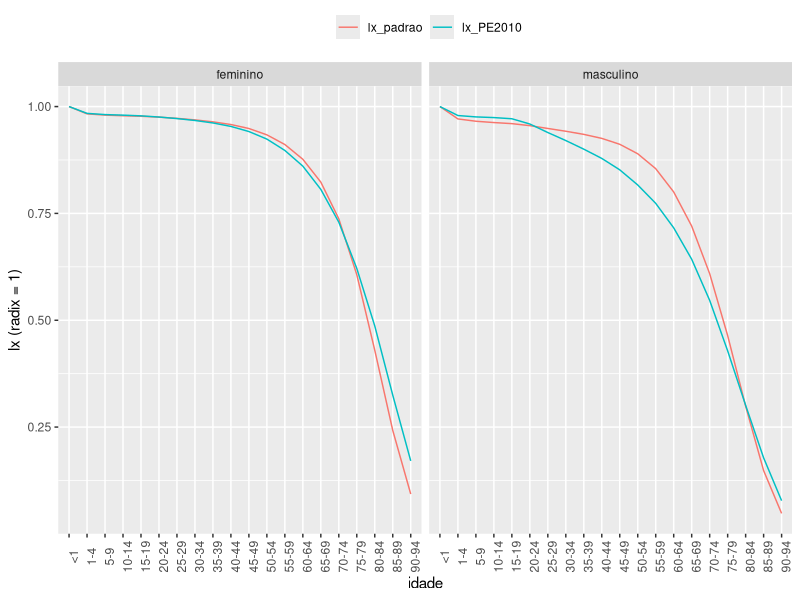

Write the R code that produced this figure.
library(tibble)   # tribble
library(dplyr)    # mutate, transmute, ...
library(tidyr)    # pivot_longer, pivot_wider
library(ggplot2)  # ggplot, geom_line, facet_wrap, ...
library(stringr)  # str_extract

## Tábuas Coale & Demeny Padrão Oeste

## Coale & Demeny West Female Table
lx_west_female <- tribble(
    ~idade, ~n1, ~n2, ~n3, ~n4, ~n5, ~n6, ~n7, ~n8, ~n9, ~n10, ~n11, ~n12, ~n13, ~n14, ~n15, ~n16, ~n17, ~n18, ~n19, ~n20, ~n21, ~n22, ~n23, ~n24, ~n25,
    "0",1,1,1,1,1,1,1,1,1,1,1,1,1,1,1,1,1,1,1,1,1,1,1,1,1,
    "1",0.63444576156,0.66600679776,0.69443807444,0.72026293424,0.74388301408,0.76561315612,0.78570859648,0.80437156132,0.82177757072,0.8380620052,0.8533516382,0.86774307816,0.88120656228,0.893955513242331,0.906058303286453,0.917687051330823,0.928831391467264,0.939480775554604,0.949637305866833,0.959306371080035,0.968828720349441,0.977176716757063,0.984699447041673,0.990942506559241,0.995544922983919,
    "5",0.468360949406297,0.507761947219212,0.544562330219908,0.579062402438027,0.611511703633229,0.642119509240694,0.671068626393251,0.698508256218783,0.724580750831115,0.749393506870836,0.773060282711157,0.795663963517496,0.817475640696605,0.840117139846358,0.860356510155994,0.87953167740773,0.897706326068912,0.91494383554056,0.931322525386227,0.94691550949291,0.961260847454524,0.972590233732232,0.982295013245734,0.989915266002132,0.99522123327378,
    "10",0.434086134078148,0.473962652070875,0.511558519121757,0.54710203554957,0.580787765418741,0.61278233819249,0.643235333795346,0.672269234039261,0.700005784353532,0.726534797048125,0.751957065342626,0.776343749849522,0.799932640276806,0.824559553264191,0.846723366919306,0.867773193525725,0.887768055256039,0.906769502940974,0.924858042426656,0.942110442041313,0.957973845724345,0.97042089133412,0.981028559177848,0.989293197017307,0.994984763660996,
    "15",0.409245662187984,0.449294949615965,0.487320791157807,0.523498755572251,0.557982333716348,0.590905692278219,0.622392639995791,0.652544612426717,0.68146677628026,0.709234663800244,0.735938233765364,0.761638824760697,0.786561232863871,0.812771851844969,0.836334062697354,0.858765221923826,0.880118307845757,0.900450859993073,0.919842444556781,0.938370188549651,0.955340740855171,0.968657905764612,0.979980764141136,0.988766624555165,0.994778407143956,
    "20",0.378961474706503,0.418994567800666,0.45733583991673,0.494097841058544,0.529384207474199,0.563289131265679,0.595904223066087,0.627304323956827,0.657573302220601,0.68676823565288,0.714964768015698,0.742211253951551,0.768699124662184,0.796313343245938,0.821683871062759,0.845913346780291,0.8690429279277,0.891121233711108,0.912223427445547,0.932424612990159,0.951111776947723,0.965787477701379,0.978226260782616,0.987852277532744,0.994402183589486,
    "25",0.344135923214708,0.383861815067095,0.422303484230657,0.45950293441709,0.495506882548276,0.530363055489393,0.564124976166006,0.596835583055085,0.628552716915639,0.659310715046272,0.689167174425977,0.718154031191198,0.746422158974467,0.775384087658935,0.802908877369353,0.829302608956631,0.854588298734276,0.878799903152896,0.902003641343222,0.924269014902087,0.945081250194616,0.961767921456091,0.975723347597056,0.986516675081742,0.993835102562505,
    "30",0.308820314586812,0.347897377461508,0.386134604999317,0.423505627530952,0.460000587831435,0.495619978077574,0.530377766560929,0.564283184549991,0.597365987022796,0.629635700703595,0.66112975718595,0.691861641271477,0.721938270203203,0.752251057949137,0.781972672641169,0.810613636082994,0.838173593081518,0.864666142653801,0.890142935697933,0.914662568308811,0.937815347883545,0.956801020182839,0.97255252875734,0.984770066450748,0.993061604946507,
    "35",0.273118349204317,0.311166729375326,0.348855290359527,0.386093581586091,0.422817074158091,0.458979378861638,0.494554225331794,0.529515867398928,0.563864243272714,0.597582190585357,0.630684924785201,0.66316543838926,0.695083075991721,0.726928974936353,0.758829259793238,0.789753865218342,0.819674599821252,0.848579021108488,0.876497898935813,0.903472407278667,0.929204633445044,0.950626344813428,0.968488398045549,0.982442317167479,0.99197595252982,
    "40",0.23873768430172,0.275347771662087,0.312082571051808,0.348798107684709,0.385382257716483,0.421746374447363,0.457826764287047,0.49356435176013,0.528929865259798,0.56387959094507,0.598406023967439,0.63248100188285,0.666115303316848,0.699487863185733,0.733364151229663,0.766437207932855,0.79864874183004,0.829955621461084,0.86036120785074,0.889881611788212,0.91833300075333,0.942416130651165,0.962808272651399,0.978973349187383,0.990213327591018,
    "45",0.206898367553849,0.241681144211586,0.277043814429416,0.312803942379229,0.348813021179811,0.384948485557851,0.421115308847987,0.457225639265493,0.493224080561606,0.529042744648061,0.564652736746148,0.600005771455395,0.635066022632021,0.669754656730418,0.705214521367833,0.740109806823563,0.774354813984145,0.807875238090143,0.840643416678674,0.872644482076531,0.903749180156887,0.930790130854913,0.954217795537249,0.973261666725348,0.98696205641873,
    "50",0.177770996510456,0.210341507315842,0.243890700586796,0.278214514338105,0.313141384071544,0.348525394193647,0.384248467414194,0.420200656888251,0.456305456287318,0.492475049478626,0.528662070882458,0.564800699421814,0.600812958091367,0.636330976354249,0.672821353605008,0.709037261107005,0.744873399198402,0.780229171365405,0.815047220056304,0.849280052368999,0.882900402167471,0.913176840689445,0.940213777224647,0.963026109572747,0.980350199393539,
    "55",0.145975043824641,0.175597794065015,0.206611289809793,0.238803174432789,0.271988652084164,0.306005575797136,0.340717723594908,0.375996478364183,0.411746114894773,0.447860115537642,0.484272763094892,0.520900539482847,0.557620202526002,0.593763261008133,0.631023399750598,0.668381481798174,0.705717734130169,0.742907629778405,0.779863492504806,0.816501818314151,0.852841185264296,0.887031460062942,0.918658114070802,0.94652757919741,0.969027383852893,
    "60",0.113587240847696,0.139474691526992,0.167115462050598,0.196310673042483,0.226880013498381,0.258659445759381,0.291505971983532,0.325281570858169,0.359878208864438,0.395176520523367,0.431096343848949,0.467539863537481,0.504341343470107,0.540460437680075,0.577881250107058,0.615843086241726,0.654222921982949,0.69288112876393,0.731705118993279,0.770577504149827,0.809678170107436,0.848286064143164,0.885439140209521,0.919810322913534,0.949465461722011,
    "65",0.0779668950959475,0.0988258749827405,0.12174584968427,0.146573318108746,0.173158970655644,0.201358729337912,0.231040406471372,0.262071083022774,0.294341380780409,0.327728393380067,0.362143844319699,0.397481052730832,0.433533956255605,0.46887908988147,0.505673856516076,0.543573356564644,0.582467935616266,0.622216300648943,0.662689813103978,0.703741451001962,0.74563032966533,0.789501509490886,0.833660413827783,0.876755062950665,0.916581243789729,
    "70",0.0470506405024493,0.0621432517146755,0.0793354728864652,0.0985541082048905,0.119714608848269,0.142724633079919,0.167491837732357,0.193915303120532,0.221907635876793,0.251364471883368,0.28220749423423,0.31433858329484,0.347537675221419,0.379938063336694,0.414035279775541,0.449774188635426,0.487089531811575,0.525871178337013,0.566004929397969,0.607342239915421,0.65036872074313,0.698515749989326,0.749394690938427,0.802133932227154,0.854766800392218,
    "75",0.0221684053920912,0.0311600485903683,0.0419434151900285,0.0545444216618808,0.0689669394783251,0.085196697075546,0.103208321838719,0.122960553756289,0.144413915925688,0.167508843647385,0.192199878367497,0.218420674225088,0.245975858796118,0.272783223743456,0.301388590232902,0.332015306618591,0.364673812087322,0.399323627648676,0.435905508980451,0.474312267363316,0.51523427307362,0.564633277869275,0.619660840950161,0.680618097187722,0.746673474236998,
    "80",0.00732598920807079,0.0113047397594389,0.016438314755029,0.0228196054992297,0.0305220105617721,0.0396008683283948,0.050097271003426,0.0620354335935317,0.0754335803696726,0.0902909642659026,0.106609880769587,0.12437368250882,0.143456202172261,0.162104880208973,0.182247286163336,0.204352879720415,0.228511978988516,0.254772938616741,0.283161455778392,0.313654599795329,0.347020258280922,0.390614533517729,0.442011019525173,0.503149650087724,0.575435365019613,
    "85",0.00162413505038006,0.00275829925064598,0.00435877066841908,0.00650982345628856,0.00929140295188504,0.0127776645122825,0.0170368961120424,0.0221292507905158,0.0281104206175014,0.0350253131178657,0.0429175418473304,0.0518188870376692,0.0616938183986113,0.071484665225327,0.0822723261812461,0.0944940839261368,0.108285301543103,0.123762286434681,0.141029461271215,0.160159820500975,0.181831875372298,0.212616671316956,0.251426061315928,0.301515201578838,0.366799330071358,
    "90",0.000172882557401547,0.000333276067243316,0.000588389716506946,0.000969353142553717,0.0015103869730245,0.00224800809512885,0.00322045564317527,0.0044665959231094,0.00602623996365393,0.00793800470162446,0.0102413463953965,0.012973195163718,0.0161469124627983,0.0193811485709826,0.0230552307501405,0.0273949809765546,0.0325028710227069,0.0384829894463554,0.0454424560341903,0.0534819049278467,0.0630135347656203,0.077843429493963,0.098131129138154,0.127004157492453,0.169262465207974,
    "95",0.00000618126399727685,0.0000140502352039618,0.0000286837177554284,0.0000537898376991005,0.0000941706509476873,0.000155780731401453,0.000245767234235537,0.000372425566885522,0.00054525928942431,0.000774753066329158,0.00107258638597441,0.00145118906573501,0.00192015825558574,0.00241987706002726,0.00301343821412668,0.00375364318455215,0.00467428852118326,0.00581396068844411,0.00721667148136136,0.00893016716564189,0.0110863612413817,0.0148024489177717,0.0204368437440494,0.0294998055279815,0.0448479166843185
)

ex_west_female <- tribble(
    ~idade, ~n1, ~n2, ~n3, ~n4, ~n5, ~n6, ~n7, ~n8, ~n9, ~n10, ~n11, ~n12, ~n13, ~n14, ~n15, ~n16, ~n17, ~n18, ~n19, ~n20, ~n21, ~n22, ~n23, ~n24, ~n25,
    "0",19.9999349471324,22.4999870154542,24.9998500217813,27.4996923316668,29.9995750057828,32.4994118603141,34.9994658800987,37.4992386854469,39.9994546844054,42.4991294399384,44.999300531306,47.4990732961538,49.9989536838815,52.4982849937137,54.9986778612194,57.4984759327977,59.9986601122824,62.4982268142271,64.998006726454,67.4981519158119,69.9979871491755,72.4984475778736,74.9986083246262,77.4988677011031,79.99905963201,
    "1",30.3218121511543,32.6078993036586,34.8461096303067,37.0441406270119,39.2078465223487,41.3417181455475,43.4496395296289,45.5341771537568,47.5984021189171,49.6435691851102,51.6722766941493,53.6852917272826,55.6920153788026,57.6843177834147,59.6666319925124,61.6292306701506,63.5756671451261,65.5093046598384,67.4344212125755,69.3541135081558,71.2454982692113,73.1889798065673,75.1624688645143,77.2065237881041,79.3567729472694,
    "5",36.591564682915,38.3460471448866,40.0619614210594,41.745238145492,43.4003907380615,45.0308859991855,46.639724398596,48.228899068187,49.8007866574622,51.3563794321512,52.8976914418589,54.4253438031936,55.9276959401244,57.2937618357978,58.7632642763666,60.242493499137,61.7311228374558,63.2279015239239,64.7321838865717,66.2425707361432,67.7948052009377,69.5271083565321,71.3427799490711,73.285075254622,75.3820899452474,
    "10",34.3031251203067,35.9201338283156,37.5014454396887,39.0524536545861,40.5772652141047,42.0790360386495,43.5605022579783,45.0234797084334,46.4701428459529,47.9013962468229,49.3190880760202,50.7237876828192,52.1048798616176,53.3323139781853,54.6731877020726,56.0283022855508,57.3969944054995,58.7776042285965,60.1689157897206,61.5689535094007,63.019702664539,64.6775040094735,66.4319749387679,68.329742212086,70.399470630483,
    "15",31.2274475044975,32.7495137217179,34.2373281589669,35.6960057362504,37.129443259448,38.5406379554029,39.932188154593,41.305824346334,42.6636110540967,44.0064186482743,45.3360011388244,46.6529113958714,47.9464544141135,49.0680891752761,50.3200634099671,51.5887355884363,52.8732748808719,54.1718136614042,55.4828201253104,56.8039980972984,58.1862311150452,59.7904868727821,61.5002240605585,63.3647469051379,65.4135349311514,
    "20",28.515170783002,29.9298326268266,31.3116106871355,32.6653582703801,33.9947754009493,35.3027114019378,36.5916336266338,37.863196318209,39.1193557569681,40.3609576049527,41.589660194851,42.806007702261,44.0001609285625,45.0285094065312,46.1708870641625,47.3330164484305,48.5139746681175,49.7117466468861,50.9245048039788,52.1496281480545,53.4333862558331,54.9604633761639,56.6058648975252,58.4209901984567,60.4372998944334,
    "25",26.1377104646818,27.431181326385,28.6933939199786,29.9289091306702,31.1412057426726,32.3329658522909,33.5065081016118,34.663399292849,35.8054722122878,36.933542803254,38.049160074174,39.1528564862098,40.2357485292022,41.1737445637627,42.189736341961,43.2290083339754,44.2905702283502,45.3722831370797,46.4720259889953,47.5868459342981,48.7577521193012,50.1792956150799,51.7444000588313,53.4965638336619,55.4703017831144,
    "30",23.8294005236069,24.9981436817842,26.137538529678,27.2518230777068,28.3442300202083,29.4172537744526,30.4730468082193,31.5130743846934,32.5390327352263,33.5516981492468,34.5525001991724,35.5419520771271,36.512131176922,37.3599543664374,38.2496951540645,39.1657239292195,40.1070340783721,41.0714353023345,42.0565986069984,43.0593302665987,44.1153680599598,45.4262870573819,46.9046258409515,48.5868350357509,50.5114825640273,
    "35",21.6045026900964,22.642058521301,23.652802964366,24.6405577824357,25.6082372882975,26.5580912344247,27.4920594672376,28.4114689160656,29.3178470771312,30.2119058753702,31.0949320460729,31.9674017242581,32.8223585444667,33.5707940500042,34.336969533914,35.1315344890104,35.95351922111,36.8007659130805,37.6708462157541,38.5604484160934,39.5000809276176,40.70445988659,42.0905442173802,43.6957939236405,45.5639185295364,
    "40",19.3413451812171,20.2492546584891,21.1334567587773,21.9972593511545,22.8431848560343,23.6731816554338,24.4889329917249,25.2915913865946,26.0824881586578,26.8622458131275,27.63199057905,28.3921436072296,29.1366571466086,29.7857872832834,30.4389941874301,31.1212132686943,31.8316103291525,32.5681979484529,33.3286250722526,34.1096575397498,34.9369204246307,36.0364212845662,37.3235202411738,38.8414158584522,40.6403962663621,
    "45",16.9176486983122,17.7078282609303,18.4774516322232,19.2292905533453,19.9654617502626,20.6876033928811,21.3971385858947,22.0950405911664,22.782447060535,23.4598863379483,24.1283296787314,24.7881398571175,25.4340720402085,25.9926779227456,26.5502268100679,27.1357781547769,27.748697198545,28.3872715732398,29.0493832440983,29.732059978932,30.4587420278684,31.4540576712829,32.6361235140845,34.0541021959862,35.7657097401262,
    "50",14.2635626791688,14.958805055871,15.6357420476729,16.2967515207873,16.9436558864657,17.5778714821336,18.200636026805,18.8127997676437,19.4153624019953,20.0087931621269,20.5939519783929,21.1711676450799,21.7358697674144,22.2213928825486,22.7033170187233,23.2110236040997,23.7440598658509,24.3009987917635,24.8800143994436,25.4784864450076,26.1165973490095,27.0105926900989,28.0834966901854,29.3884132364767,30.9893919825293,
    "55",11.8040934259203,12.404113559149,12.9878147878683,13.5572211777195,14.1138957912993,14.6590635444927,15.1938029308789,15.7188641500067,16.2351281430791,16.7430225118161,17.2433098063636,17.7362979685804,18.2181168984374,18.6280778726245,19.0349277282489,19.4647346206333,19.9172055673832,20.3911945259597,20.8851825654206,21.3969367983253,21.9454626908251,22.7300984415137,23.6814489231457,24.8553509773335,26.3211141341276,
    "60",9.42851111786689,9.94331974425842,10.4428559828707,10.928970654771,11.40310653294,11.8664060563228,12.3198763607298,12.7642366566515,13.2003083841067,13.6285223621197,14.0495853466736,14.4638150294848,14.8680221852516,15.2088444626826,15.5462890824261,15.9034876378354,16.2802673275923,16.6757311860783,17.0886518713666,17.5171828815608,17.976747132185,18.6495390252847,19.472360538562,20.5017906844522,21.8098423778153,
    "65",7.54821886932668,7.96375601322414,8.36556206862695,8.75527611769084,9.13419266387863,9.50335011842247,9.86366439259782,10.2158095281443,10.5605289768245,10.8982469069208,11.2295962473412,11.5548952630842,11.8717097504191,12.1337715927237,12.3949466297194,12.6722267486428,12.9655573419609,13.2743057072209,13.597561048863,13.9339043585591,14.2975724898161,14.8445525783102,15.5203044318421,16.3809030891482,17.4990345770633,
    "70",5.79961763276098,6.12993473264981,6.44765953253849,6.75435450513968,7.05126151794002,7.3393826000723,7.61959257512659,7.89255256814541,8.15895657453587,8.41923434246559,8.67396232838926,8.92346261459878,9.16594319390533,9.36556544052468,9.56286567488771,9.77276188847255,9.99526697284793,10.2299506090946,10.4761629051931,10.7328561964019,11.0109537462066,11.4394771252676,11.9731286993004,12.662916640237,13.5764928137646,
    "75",4.39092863567186,4.63983570472476,4.87780241873645,5.10633503750478,5.32661561513855,5.539587634728,5.74605615223019,5.94663560126308,6.14193935182657,6.33236741063404,6.51841193307289,6.70036692654141,6.87697801082651,7.02321817146675,7.16529918904319,7.31679044414936,7.47775104224802,7.64791812867101,7.82686554135903,8.01387170247737,8.21695914659848,8.53544117160471,8.93551197775825,9.4595243465604,10.1655215642115,
    "80",3.22194025578241,3.3981795205817,3.56711549055875,3.72977628962925,3.88696548719202,4.03932193615094,4.18739037787137,4.33158313850552,4.47231552292314,4.60985244876446,4.7445281731094,4.87653623806528,5.00494512500733,5.11147988214227,5.2151653404609,5.3259144594378,5.44380870636744,5.56869580866943,5.70030405866321,5.83814326606097,5.98818828238186,6.22422974491211,6.5220256688768,6.91425322915699,7.44662818124387,
    "85",2.30937328482908,2.42904512859574,2.54394779985965,2.65476420869871,2.76202649220521,2.86615648233506,2.9675136218788,3.06636843385923,3.16299500805692,3.25756556155627,3.35030114088636,3.44132703457664,3.52999196544606,3.60364345667743,3.67540379358509,3.75213850902911,3.83392098222271,3.92066347099278,4.01219559732324,4.10819465583698,4.212849499178,4.3778126673017,4.58650425188184,4.86234422657155,5.23852411678473,
    "90",1.63113390649383,1.70904048000369,1.7838584405631,1.85603284551022,1.92590987895119,1.99376353497008,2.05982701661429,2.12427553985071,2.1872866755693,2.24897162844473,2.30947352749292,2.36887312253486,2.42674432353678,2.47482535360727,2.52167954176986,2.5717899242469,2.62520591398365,2.68187173236417,2.74167759282187,2.80441409342027,2.87282092583325,2.98067601640476,3.11716927630775,3.29766043488578,3.54395314201595,
    "95",1.13866009463034,1.18722824091738,1.23382098745367,1.27871942908597,1.32214220191741,1.36426237458269,1.40522714164333,1.44514730214401,1.4841347562147,1.52226003299603,1.55961315261144,1.59624538138125,1.63189578497392,1.66148513051062,1.69029282247644,1.72107298978436,1.75384946871427,1.78858094498664,1.82519262317135,1.8635485912576,1.90531226220612,1.97103231179628,2.05397360961902,2.16324624709837,2.3115885027346
)

## Coale & Demeny West Male Table
lx_west_male <- tribble(
    ~idade, ~n1, ~n2, ~n3, ~n4, ~n5, ~n6, ~n7, ~n8, ~n9, ~n10, ~n11, ~n12, ~n13, ~n14, ~n15, ~n16, ~n17, ~n18, ~n19, ~n20, ~n21, ~n22, ~n23, ~n24, ~n25,
    "0",1,1,1,1,1,1,1,1,1,1,1,1,1,1,1,1,1,1,1,1,1,1,1,1,1,
    "1",0.58049766038,0.6161452092,0.64826294576,0.67743500634,0.70411607322,0.72865975498,0.75135921514,0.77243970366,0.79209799062,0.81049728764,0.82776256762,0.8440215917,0.859845453367668,0.874883458468235,0.888055778716697,0.900852983627191,0.913237547670869,0.925186968263735,0.936671333005335,0.947683268619837,0.958680750416065,0.9690200418034,0.97839381250045,0.986529910721376,0.992893667171821,
    "5",0.429571292685077,0.470624990071738,0.509067670734534,0.545179123594612,0.579202655761036,0.61134057985521,0.641780120879294,0.670665248839711,0.698136688628905,0.72431658482177,0.749294308986372,0.773180446408687,0.79846268529548,0.821966448627214,0.842369586581117,0.862051884557836,0.881000444579342,0.899228502813804,0.916737187792765,0.93355742637061,0.949387020594024,0.963033176734909,0.975001916632832,0.984926638952758,0.992314914734876,
    "10",0.400538273474059,0.44161734995643,0.480419409366141,0.517153049282893,0.552006775756775,0.585139969780263,0.616706368065491,0.646822618872768,0.675608007007558,0.703167360442375,0.729574923986421,0.754930582233556,0.781926651218862,0.807029453186083,0.828905999059428,0.850083014737147,0.870536735676534,0.890272004685602,0.909281253582517,0.927590105634545,0.944824528036515,0.959710383233357,0.972802502628941,0.983653991905198,0.991711747170695,
    "15",0.381119930695723,0.422077669781735,0.460995969898029,0.49803671337573,0.533351773546335,0.567071365204334,0.59932607593191,0.630213440984409,0.659837479058001,0.688290517606341,0.715635808025789,0.74196521602135,0.770199598361517,0.796328241317667,0.81916929960461,0.841341758605927,0.862813423451031,0.883581954867979,0.903632083058174,0.922983891751058,0.941183430317313,0.956987361249115,0.970938745416583,0.982527870407977,0.991146182784926,
    "20",0.356291587652807,0.396906455340772,0.4357920829474,0.473053116000841,0.508795920285922,0.543114058015967,0.576108634665268,0.607852663334624,0.638430301590797,0.667917454597706,0.696362892846957,0.723847642157769,0.753233104610792,0.780604822825689,0.804641797345199,0.828071826439553,0.850850149998992,0.872962769399412,0.894381576789789,0.915116376665149,0.934712245451122,0.951948630949428,0.96730828721478,0.98018251052991,0.989857277890968,
    "25",0.323386988032438,0.36335264810705,0.402019306812614,0.439417936335889,0.47559531304222,0.510596295780978,0.544482221838719,0.577292668215833,0.60908432343646,0.639910124915603,0.669798448840577,0.698814747089994,0.729694514864653,0.758713697135088,0.784398503511145,0.809566699656655,0.834156138865844,0.858136645662659,0.881462260511741,0.904128460283924,0.92571218597349,0.944961152645446,0.962295201091559,0.976964139357663,0.988104826790113,
    "30",0.289871097593737,0.328919209063225,0.367135960051928,0.404480663490305,0.440940614263513,0.476510981790837,0.51121165340705,0.545046789406796,0.578043419160589,0.610229297619023,0.641610187961581,0.672233875243744,0.7047009328505,0.735488997801149,0.762980318329111,0.790054854208692,0.816632044086531,0.84266483091742,0.86808868117279,0.892884430038556,0.916593718968172,0.937982063216707,0.95738283112269,0.973891293243834,0.986491135076871,
    "35",0.25516465099642,0.292922710195337,0.330361445176884,0.367372155841723,0.403883775987519,0.43984138474979,0.475221975349584,0.509992357911547,0.544147565064482,0.577687702078301,0.61059338564783,0.642892248870261,0.677035526412815,0.709752508114733,0.739190855742855,0.768340012236909,0.797099392776228,0.825403228779513,0.853166066732825,0.880351889685412,0.906372653381546,0.930156088619591,0.951876596274909,0.970452379299924,0.984691111245811,
    "40",0.219613969784273,0.255584376306881,0.291779869509237,0.328032691097482,0.364218603211339,0.400235330090509,0.436017848927025,0.471495510438108,0.506630298902514,0.541393137135844,0.575737703553084,0.609669357488705,0.645471834658983,0.680063466075584,0.711501994449913,0.742828126170152,0.773919547297263,0.80468896331426,0.835025969116088,0.864873236832061,0.893528417179131,0.920146225588005,0.944679687607707,0.965833653606208,0.982186190038691,
    "45",0.183159466220904,0.21669433904766,0.251018627336157,0.285920187731785,0.321231361571296,0.356808892980276,0.392549401396972,0.428346911533906,0.464130938894101,0.499842912275907,0.535408762223699,0.570809985921382,0.60816958806755,0.644541688377723,0.677850560413295,0.711303480293655,0.744757594657304,0.778102592737,0.811198983577237,0.843962056121138,0.875448130527047,0.905510305084794,0.933644650131624,0.958307160908167,0.977760708356498,
    "50",0.148722834858222,0.179178110796341,0.210926225809576,0.24373611575768,0.277416319754254,0.311797863951567,0.346750427653852,0.382141831673347,0.417875662807343,0.453868722596918,0.490023181735641,0.526298749334797,0.56469775386559,0.602150360143969,0.636761264299122,0.671845385522861,0.707248186123106,0.742841635206049,0.77845930604549,0.813987394146804,0.84832694440912,0.882345223331841,0.914959770480875,0.944407731835787,0.968587963005674,
    "55",0.114352855977851,0.140884626233076,0.169151174852423,0.198930210131491,0.230028452685193,0.262268798630735,0.295507451973863,0.32959705892556,0.364423355579641,0.399884669211653,0.435864536731125,0.472303689339182,0.511210979816249,0.54896783954614,0.584238765678483,0.620385322561001,0.657254496710992,0.694710691331774,0.732567777665767,0.770685871718668,0.80777606757692,0.846254937284948,0.884316055812522,0.920070576510739,0.951081648129575,
    "60",0.0833910078477239,0.105356623804179,0.129326461898553,0.155118929429443,0.182567016066973,0.211510173655722,0.24181199195628,0.273328570811397,0.305943122207787,0.339548538842692,0.37402174181284,0.409293025272079,0.447295652795493,0.483981773017671,0.518660293176259,0.554626648579676,0.591749460183057,0.629904171942343,0.668903159153759,0.70859436140952,0.747792340212486,0.790449822689203,0.83423914413253,0.87740042226564,0.917419181979961,
    "65",0.0540445399587125,0.0706562207958936,0.0893591710488994,0.110043547803087,0.132597331470985,0.156902847798622,0.182854051982426,0.210331651753401,0.239234184587963,0.269464652205858,0.300907918238157,0.333494513026633,0.368958066828449,0.403067630212791,0.435773263932977,0.470181397064317,0.506204209300098,0.543749650527108,0.582650908397369,0.622762414180791,0.663117718230272,0.709424572508279,0.75897378025079,0.810441707970049,0.861598861650464,
    "70",0.0302450485065983,0.0413375623988108,0.0543263534696255,0.0691906988802787,0.0858943728309808,0.104385196972204,0.12460999309733,0.146497007093112,0.169981399122108,0.194996339354455,0.221454767426731,0.249303655181849,0.279977971228925,0.309413585394995,0.338102287363646,0.368779881075305,0.401423757338923,0.435999049430036,0.472390802266279,0.510489934495139,0.549713709582074,0.597258534059226,0.650464247201439,0.708899947180792,0.77130579060264,
    "75",0.0133726867705975,0.0194478507225404,0.0269447787049672,0.0359207139888206,0.0464131668141788,0.0584400586220278,0.0720100391492714,0.0871115817597752,0.103730760711036,0.121846347105582,0.141416798708525,0.162420764845814,0.185855829925799,0.208400747849447,0.230800790380465,0.255215444803322,0.281696180010212,0.310280384770286,0.340931723747839,0.373607598575634,0.408146922148746,0.452629658648051,0.504825417236125,0.565678979448192,0.635710733021052,
    "80",0.00389651834603932,0.00627203187831555,0.00944547332445906,0.0135069567984807,0.0185336326738208,0.0245886058940673,0.031725433557097,0.0399821589008003,0.0493905053283778,0.0599736277844476,0.071738267339345,0.0846990747564823,0.0994480593946704,0.113704713030776,0.128211334684739,0.144397982406148,0.162371603783948,0.182230736142426,0.204020665883529,0.227776330368253,0.253653140699957,0.2892388239996,0.333277381602408,0.388093165071281,0.456430336570456,
    "85",0.000773212824231666,0.00137092498112124,0.00224528791551261,0.00345649674584748,0.00506394429271255,0.00712448032502394,0.00969276083429575,0.0128181772537318,0.0165473611455608,0.0209229094818142,0.0259794538092733,0.0317536114838052,0.0385218448864716,0.0451581364872569,0.0521171909263707,0.0601166455255642,0.0692707244726678,0.0796958189489616,0.0914848878191209,0.10472694051097,0.119696582046786,0.141789402346656,0.170922577127521,0.210089879264835,0.26368242068571,
    "90",0.0000723590154315557,0.000145553213773118,0.0002662088332661,0.000451867066748717,0.000722398867834514,0.00109951876319344,0.00160659699460842,0.00226777833360432,0.00310816025836259,0.00415327313381213,0.00542778759247294,0.00695770192205581,0.00883026231938016,0.0107156550277211,0.012772559503725,0.015231198667003,0.0181587751280966,0.0216294700818169,0.0257156796008546,0.0304935705396065,0.0361549312090591,0.0452034028738185,0.0581098441437849,0.0771803770157088,0.106414309087131,
    "95",0.00000225190664918348,0.00000532741631967915,0.0000112410957271001,0.0000216733852024214,0.0000388554719470384,0.0000656097875458697,0.000105394523316254,0.000162278566125876,0.000240980225355301,0.000346841640623338,0.000485693117853551,0.000664077561941559,0.00089610642257287,0.00113992333074812,0.00141999689793955,0.00177226940549012,0.00221414663118222,0.00276645238040612,0.0034523588548578,0.00429844327459112,0.00536285782437546,0.00722875702742187,0.0101680096500026,0.0150620375698094,0.0237291642809883
)

ex_west_male <- tribble(
    ~idade, ~n1, ~n2, ~n3, ~n4, ~n5, ~n6, ~n7, ~n8, ~n9, ~n10, ~n11, ~n12, ~n13, ~n14, ~n15, ~n16, ~n17, ~n18, ~n19, ~n20, ~n21, ~n22, ~n23, ~n24, ~n25,
    "0",18.0346154906788,20.4440036522891,22.8526864538164,25.2604719506788,27.667608065772,30.0739074814103,32.480190753193,34.8857300994916,37.2910630260736,39.6966030372361,42.1009481750816,44.5058083289982,47.0839614001317,49.5480614487278,51.818069314905,54.1248418556186,56.4626814417885,58.8311914905582,61.224716610992,63.6402934067937,66.0324902879215,68.5726756029926,71.2063527555171,73.9076058718061,76.6489699220441,
    "1",29.829029882548,31.9749079729192,34.0731340957049,36.1312749818931,38.1554282291187,40.1500223466805,42.1193743835996,44.0658284870113,45.9922355614651,47.900925082135,49.7924753631736,51.6696661452947,53.7048428476481,55.5867059330392,57.3084181904755,59.0457205163661,60.7992021654083,62.5676059095834,64.3489572495693,66.1428979085798,67.8715464037939,69.7607651988868,71.7765154012747,73.9156319948445,76.1971110802057,
    "5",35.8342019135933,37.443704514906,39.0201317571846,40.5684353845998,42.0926190354426,43.5955480130181,45.080094753407,46.5477158593983,48.0003063631616,49.4394135871286,50.8653014924356,52.2799238343962,53.7295298738773,55.0782577748166,56.3432329717695,57.6424223222548,58.9730143347827,60.3325644588753,61.7164090694755,63.1210924573518,64.5209910328714,66.1847493770665,68.0206918162976,70.033327772998,72.2406002762216,
    "10",33.2685529954188,34.7554033532636,36.212799922944,37.6450262875961,39.0555570534731,40.4468633183644,41.8214602791229,43.1805809089494,44.5258863969152,45.8587335846585,47.1793047777731,48.4893586303327,49.8182090471934,51.0560355280696,52.2218476485518,53.4223281436089,54.6548156715496,55.9168986591188,57.2040223706349,58.512684961456,59.8216933587589,61.4061098765097,63.1693930996881,65.1210255332613,67.2831691577587,
    "15",29.8311384878476,31.244006855401,32.6290296240442,33.9901730938389,35.3306601489281,36.6527785694235,37.9588718901508,39.2500758503407,40.5279412728771,41.7937361226318,43.0476180898976,44.2912457364102,45.5371531163717,46.7071970411052,47.8116561498957,48.950354932894,50.1207745722171,51.3205881031884,52.5453863388584,53.7917210183517,55.0430633600425,56.5734374050494,58.285658563159,60.1926838271396,62.3200784426549,
    "20",26.7287528892414,28.0605669775757,29.365748342665,30.6479984406719,31.9103294341729,33.1548808714433,34.3838505868185,35.5983042062739,36.7997013503218,37.9892378273314,39.1670681936292,40.334758459395,41.5043078199602,42.5956311082622,43.6279354421676,44.6931239128404,45.7889345541608,46.9132513636862,48.061966869355,49.2318307657624,50.4061363374254,51.859122562409,53.4946554864,55.3304903769069,57.3978406646354,
    "25",24.1838515250581,25.4117235217138,26.6142812154362,27.7949282511864,28.9564402957429,30.1007946187734,31.2300250614992,32.3451270415417,33.4474595507774,34.5381397940867,35.6173310856807,36.6864904496763,37.7592885310341,38.7496229117211,39.6867601962215,40.6552911993972,41.6532769963997,42.6788564118059,43.728288679056,44.798549633341,45.8709223442988,47.22336721862,48.7597916846015,50.5041981756794,52.4950272521245,
    "30",21.679450461841,22.7998056699308,23.8959931423425,24.9711560961492,26.0278632261381,27.0679543598488,28.0933182819505,29.1048984600375,30.1039666700177,31.0915729299604,32.0679021015934,33.0343080287929,34.0062807237436,34.8911275782355,35.7278500888466,36.5951360170125,37.4913206814148,38.4147274471847,39.3619018612733,40.3299529733763,41.3013905763202,42.5553889945612,43.9966394398248,45.6553466973074,47.576645007364,
    "35",19.2745588593962,20.2821064838361,21.2665779306872,22.2308815649984,23.1773987864621,24.1078488716051,25.0239872433531,25.926718204868,26.8172343590877,27.6965252930974,28.5648067775527,29.4233309897721,30.2896218292273,31.0620431613131,31.7940074203787,32.5559072831991,33.3463207062579,34.1637184303979,35.0048994076436,35.8670701917308,36.7378219380767,37.8915582279996,39.2361028529989,40.807918462059,42.6588627017555,
    "40",16.9738039344972,17.8652862747321,18.7348290478742,19.5851236700791,20.4183773387733,21.236199304386,22.0402185351446,22.8313070989474,23.6105823470088,24.3789763708837,25.1367396996189,25.8850226444675,26.6436494432435,27.3045901265436,27.93012345147,28.5847209033504,29.267210953192,29.9762301864245,30.7088631887191,31.4624515829183,32.2285441579619,33.2754794507463,34.5152098239797,35.990633046548,37.7610269306282,
    "45",14.8346437128646,15.6049404558523,16.3548564188346,17.0868220754885,17.8028359686799,18.5043707344922,19.1929058564357,19.8692640254819,20.5344711213265,21.1893878885927,21.8342891557144,22.4702110069912,23.1183732013644,23.6661016849357,24.1876203515933,24.7363518841795,25.3114002953828,25.9116268905847,26.5344922763662,27.1775879287211,27.8404508521225,28.7712925586898,29.8924256484532,31.2528812755706,32.9201706549349,
    "50",12.667563861242,13.3279087490671,13.9693498246108,14.5940957440163,15.2039668549068,15.8003200515946,16.3845053442367,16.9573047927971,17.5196642948505,18.0723818078839,18.6157546274401,19.1507159754629,19.6979284799143,20.1491532452109,20.5806387004768,21.0364401029083,21.5159154977943,22.0181753752267,22.5411056637698,23.0826448074951,23.6473932341514,24.4583933846151,25.4497787748648,26.6745833408798,28.207309474571,
    "55",10.6934782936257,11.2438337798004,11.7772237201789,12.2955774426616,12.8004939318445,13.2931804966978,13.7748310954055,14.2461641657159,14.7080269983168,15.1611387666357,15.6058031316203,16.0428394592236,16.486843572555,16.8492677814458,17.1970806875937,17.5657160770267,17.9547438497871,18.36350533889,18.7903113269071,19.2334764706491,19.7039858777502,20.3905896236199,21.2415795076566,22.3113897871578,23.6786566230237,
    "60",8.69846710763913,9.15867801488632,9.60325247720365,10.0339644755742,10.452287813622,10.8593508573987,11.2562535072232,11.6436890493709,12.0224449183031,12.3931922715322,12.7562535624374,13.1123646868037,13.4711734954567,13.762570958657,14.0427092561928,14.3401090798268,14.6544717319997,14.9853042725914,15.3312668151756,15.6910066628169,16.0759721506299,16.6465907816622,17.3605784627478,18.2700034614383,19.4520866743995,
    "65",7.00996664641302,7.37974995667014,7.73556699360387,8.0790206594488,8.41144499311216,8.73387525237306,9.04730390585687,9.35238525500368,9.64983402393572,9.94026095513258,10.2239936454886,10.5016741726172,10.7793531094261,11.0034104429429,11.2191901356767,11.4486494649925,11.6915998112016,11.9476962688948,12.215929487048,12.4952687176038,12.7967418063446,13.2508889359384,13.8243448510104,14.5646595415325,15.5438811488994,
    "70",5.48012023147071,5.7697867191454,6.04728166176498,6.31404511891708,6.57127568057817,6.81991358022827,7.06084350255298,7.29467139391823,7.5220344279269,7.74347690794147,7.95931663690161,8.17010166325048,8.37884198501309,8.54697483505259,8.70910147094914,8.88171730912028,9.06470782947849,9.25783867210186,9.46037074353406,9.67154347056233,9.90029384776864,10.2511416737027,10.6967743101361,11.2784593547823,12.0591592583753,
    "75",4.11397715358097,4.33757003604141,4.55044647117025,4.75401641322436,4.94942813292331,5.1375781726504,5.31928032019438,5.49510756894842,5.6656335001425,5.83134375734449,5.99254056257824,6.14968701631892,6.30539522845449,6.42950193296204,6.54928122932175,6.67692308351985,6.81236243570476,6.95544583149858,7.10564530562464,7.26241526358058,7.43241914693054,7.6959130110128,8.03264072406889,8.47570795757183,9.07676754731756,
    "80",3.03910158069125,3.19780072016219,3.34923852031814,3.4943834953738,3.63402232220216,3.76876626084202,3.89917137348475,4.0256245546698,4.1485161250912,4.26817599302656,4.38480394129345,4.49871820728463,4.61180180573725,4.70208617283517,4.78935012257917,4.88248045371852,4.98145609606683,5.08619251716175,5.19633108596043,5.3114987943202,5.43663223728253,5.63108109076997,5.88045968951369,6.21010541579316,6.66004345773572,
    "85",2.19677679735329,2.30510114442623,2.40862567374316,2.50799760710372,2.60374150100244,2.69626346960494,2.78593345061495,2.87300663413959,2.95774187845113,3.04035769223302,3.12098376826823,3.19983259906846,3.27820293582727,3.34084164231725,3.40144286808782,3.46618089742672,3.53505316173928,3.60801348368437,3.68482480763625,3.76523944083578,3.85272332065432,3.98889515587501,4.16393737762135,4.39601010422274,4.71402574937662,
    "90",1.56748924320825,1.63862736723906,1.7066371776449,1.77194296082393,1.8348879961701,1.89573757942161,1.9547332432958,2.01204112952272,2.06782991430041,2.12224186730367,2.17536089967808,2.22732560751882,2.2789909937838,2.32029667451582,2.36026821267353,2.40297840411105,2.44842736060522,2.49658644960456,2.54730099391355,2.60040913420452,2.65820245498397,2.74819287949139,2.86392774240104,3.0174627015146,3.22801464152989,
    "95",1.10705738884498,1.15195580443105,1.19485362082592,1.23602049182387,1.27567452020571,1.31398431880422,1.35110325746572,1.38713704348234,1.42219280922885,1.45636092521459,1.48969499742618,1.52228284598256,1.55466093157713,1.58053047738766,1.60555040205545,1.6322689722474,1.6606827873856,1.69077015955169,1.72243044519629,1.75555847747074,1.79157750071222,1.84759575192613,1.91951523332167,2.0146989234688,2.14479053393493
)

## Tábua de vida masculina de Pernambuco em 2010
tvpe2010_male <- tribble(
    ~idade, ~populacao, ~obitos, ~mxn, ~x, ~qxn, ~lx, ~dxn, ~Lxn, ~Tx, ~ex,
    "Menos de 1 ano",66758,1427,0.02138,0,0.02098,100000,2098,98118,6682774,66.8,
    "1 a 4 anos",277508,227,0.00082,1,0.00327,97902,320,390838,6584656,67.3,
    "5 a 9 anos",378324,123,0.00033,5,0.00162,97582,159,487516,6193818,63.5,
    "10 a 14 anos",423568,238,0.00056,10,0.00281,97424,273,486436,5706302,58.6,
    "15 a 19 anos",407498,1042,0.00256,15,0.01271,97150,1234,482666,5219866,53.7,
    "20 a 24 anos",402836,1693,0.0042,20,0.02079,95916,1994,474594,4737200,49.4,
    "25 a 29 anos",379000,1530,0.00404,25,0.01998,93922,1877,464916,4262606,45.4,
    "30 a 34 anos",344709,1526,0.00443,30,0.02189,92045,2015,455187,3797690,41.3,
    "35 a 39 anos",301541,1468,0.00487,35,0.02405,90030,2165,444737,3342503,37.1,
    "40 a 44 anos",271173,1675,0.00618,40,0.03041,87865,2672,432643,2897766,33,
    "45 a 49 anos",233862,1985,0.00849,45,0.04157,85193,3541,417110,2465122,28.9,
    "50 a 54 anos",191000,2066,0.01082,50,0.05266,81652,4300,397508,2048012,25.1,
    "55 a 59 anos",152743,2350,0.01539,55,0.07408,77352,5730,372432,1650504,21.3,
    "60 a 64 anos",128560,2780,0.02163,60,0.10258,71621,7347,339738,1278072,17.8,
    "65 a 69 anos",95597,3094,0.03237,65,0.14973,64274,9624,297311,938334,14.6,
    "70 a 74 anos",73653,3568,0.04845,70,0.21607,54650,11808,243730,641023,11.7,
    "75 a 79 anos",46054,3218,0.06988,75,0.29742,42842,12742,182353,397293,9.3,
    "80 a 84 anos",31232,3208,0.10272,80,0.40864,30100,12300,119748,214940,7.1,
    "85 a 89 anos",16348,2560,0.15658,85,0.56264,17800,10015,63961,95192,5.4,
    "90 anos e mais",8717,2173,0.24926,90,1,7785,7785,31231,31231,4
)

## Tábua de vida feminina de Pernambuco em 2010
tvpe2010_female <- tribble(
    ~idade, ~populacao, ~obitos, ~mxn, ~x, ~qxn, ~lx, ~dxn, ~Lxn, ~Tx, ~ex,
    "Menos de 1 ano",64528,1041,0.01614,0,0.01591,100000,1591,98565,7546599,75.5,
    "1 a 4 anos",268115,194,0.00072,1,0.00289,98409,285,392926,7448034,75.7,
    "5 a 9 anos",366005,97,0.00027,5,0.00133,98125,130,490299,7055108,71.9,
    "10 a 14 anos",411963,140,0.00034,10,0.0017,97995,167,489556,6564809,67,
    "15 a 19 anos",406100,230,0.00057,15,0.00282,97828,276,488449,6075253,62.1,
    "20 a 24 anos",414746,306,0.00074,20,0.00369,97552,360,486859,5586804,57.3,
    "25 a 29 anos",400641,369,0.00092,25,0.0046,97192,447,484843,5099946,52.5,
    "30 a 34 anos",372344,447,0.0012,30,0.00598,96745,578,482280,4615103,47.7,
    "35 a 39 anos",333661,565,0.00169,35,0.00843,96167,811,478807,4132822,43,
    "40 a 44 anos",305896,774,0.00253,40,0.01257,95356,1198,473783,3654016,38.3,
    "45 a 49 anos",268313,1017,0.00379,45,0.01878,94157,1768,466367,3180233,33.8,
    "50 a 54 anos",225663,1316,0.00583,50,0.02875,92389,2656,455306,2713866,29.4,
    "55 a 59 anos",190010,1589,0.00836,55,0.04095,89733,3674,439480,2258560,25.2,
    "60 a 64 anos",160049,2089,0.01305,60,0.0632,86059,5439,416697,1819080,21.1,
    "65 a 69 anos",124093,2479,0.01998,65,0.09514,80620,7671,383924,1402383,17.4,
    "70 a 74 anos",100594,3224,0.03205,70,0.14836,72950,10823,337690,1018459,14,
    "75 a 79 anos",66426,3229,0.0486,75,0.21669,62127,13462,276977,680768,11,
    "80 a 84 anos",46240,3690,0.07981,80,0.33267,48664,16189,202849,403791,8.3,
    "85 a 89 anos",24574,3051,0.12416,85,0.47374,32475,15385,123915,200942,6.2,
    "90 anos e mais",15806,3507,0.22188,90,1,17091,17091,77028,77028,4.5
)

tvpe2010 <- bind_rows(
    tvpe2010_female %>% mutate( sexo = 'feminino', idade = c(0,1,seq(from = 5, to = 90, by = 5)) ),
    tvpe2010_male %>% mutate( sexo = 'masculino', idade = c(0,1,seq(from = 5, to = 90, by = 5)) )
) %>%
        mutate(
        idade = factor(
            as.character(idade),
            levels = c(0,1,seq(from = 5, to = 95, by = 5)),
            labels = c('<1','1-4','5-9','10-14','15-19','20-24','25-29',
                       '30-34','35-39','40-44','45-49','50-54','55-59',
                       '60-64','65-69','70-74','75-79','80-84','85-89',
                       '90-94','95+'
                       )
        )
    )


## esperança de vida (e_x)
dat_ex <- bind_rows(
    ex_west_female %>% mutate( sexo = 'feminino', idade = c(0,1,seq(from = 5, to = 95, by = 5)) ),
    ex_west_male %>% mutate( sexo = 'masculino', idade = c(0,1,seq(from = 5, to = 95, by = 5)) )
) %>%
    select( sexo, idade, n1:n25) %>%
    pivot_longer(
        cols = n1:n25
       ,names_to = 'ref'
       ,values_to = 'ex'
    ) %>%
    mutate(
        idade = factor(
            as.character(idade),
            levels = c(0,1,seq(from = 5, to = 95, by = 5)),
            labels = c('<1','1-4','5-9','10-14','15-19','20-24','25-29',
                       '30-34','35-39','40-44','45-49','50-54','55-59',
                       '60-64','65-69','70-74','75-79','80-84','85-89',
                       '90-94','95+'
                       )
        )
    )


## sobreviventes (l_x)
dat_lx <- bind_rows(
    ## Níveis de Mortalidade Coale & Demeny Padrão Oeste
    bind_rows(
        lx_west_female %>% mutate( sexo = 'feminino' ),
        lx_west_male %>% mutate( sexo = 'masculino' )
    ) %>%
    mutate( idade = as.numeric(idade) ) %>%
    select( sexo, idade, n1:n25) %>%
    pivot_longer(
        cols = n1:n25
       ,names_to = 'ref'
       ,values_to = 'lx'
    )
    ## Tábuas de Vida Pernambucanas (Censo 2010)
   ,bind_rows(
        tvpe2010_male %>%
        transmute(
            sexo = 'masculino',
            idade = c(0,1,seq(from = 5, to = 90, by = 5)),
            ref = 'lx_PE2010',
            lx = lx / 1e5
        ),
        tvpe2010_female %>%
        transmute(
            sexo = 'feminino',
            idade = c(0,1,seq(from = 5, to = 90, by = 5)),
            ref = 'lx_PE2010',
            lx = lx / 1e5
        )
    ) 
) %>%
    mutate(
        idade = factor(
            as.character(idade),
            levels = c(0,1,seq(from = 5, to = 95, by = 5)),
            labels = c('<1','1-4','5-9','10-14','15-19','20-24','25-29',
                       '30-34','35-39','40-44','45-49','50-54','55-59',
                       '60-64','65-69','70-74','75-79','80-84','85-89',
                       '90-94','95+'
                       )
        )
    )


## Cálculo dos níveis inferiores, superiores e implícitos, esperança de vida implícita e lx padrão de Coale & Demeny
## nvs é abreviação de 'níveis' :)
nvs <- dat_lx %>%
    pivot_wider(
        id_cols = c(sexo, idade ),
        names_from = ref,
        values_from = lx
    ) %>%
    mutate(
        CoaleDemeny_West = '',
        n_inf = 0,
        n_sup = 0,
        lx_inf = 0,
        lx_sup = 0,
        nivel_interpolado = 0,
        e0_implicita = 0
    ) %>%
    select( sexo, idade, lx_PE2010, CoaleDemeny_West, n_inf, n_sup, lx_inf, lx_sup, nivel_interpolado, e0_implicita, n1:n25 ) %>%
    na.omit() %>%
    as.data.frame

lref <- 'lx_PE2010'
for(i in 1:nrow(nvs)){
    ## lx_obs < n1 ou lx_obs > n25 ...
    if(  ( nvs[i,lref] < nvs[i,'n1'] ) | ( nvs[i,3] > nvs[i,'n25'] ) ){
        nvs[i,'CoaleDemeny_West'] <- 'NA'
        nvs[i,'n_inf'] <- 'NA'
        nvs[i,'n_sup'] <- 'NA'
        nvs[i,'lx_inf'] <- nvs[i, lref]
        nvs[i,'lx_sup'] <- nvs[i, lref]
        next
    }
    ## encontra lx_inf, lx_sup, nível médio 
    for(j in 11:(ncol(nvs)-1) ){
        if( ( nvs[i,lref] >= nvs[i,j] ) & ( nvs[i,lref] <= nvs[i,j+1] ) ){
            nvs[i,'CoaleDemeny_West'] <- paste0( 'lx(',names(nvs)[j], ') <= lx(obs) <= lx(', names(nvs)[j+1],')')
            nvs[i,'n_inf'] <- str_extract( names(nvs)[j], '\\d+')
            nvs[i,'n_sup'] <- str_extract( names(nvs)[j+1], '\\d+')
            nvs[i,'lx_inf'] <- nvs[i, j]
            nvs[i,'lx_sup'] <- nvs[i, j+1]
            ## interpolação linear para encontrar 'nível médio'
            nvs[i,'nivel_interpolado'] <- ( nvs[i,lref] - nvs[i,'lx_inf'] ) / ( nvs[i,'lx_sup'] - nvs[i,'lx_inf'] ) + as.numeric( nvs[i,'n_inf'] )
            break
        }
    }
}

nvs %>% View

## nivel médio
nv_medio <- nvs %>%
    filter( idade %in% c('1-4','5-9','20-24','45-49') ) %>%
    group_by( sexo ) %>%
    summarise(
        nivel_medio = round( mean( nivel_interpolado ), 4 )
       ,fator_nivel_padrao = nivel_medio - floor( nivel_medio) 
    ) 
    
nvs <- nvs %>%
    left_join( nv_medio ) %>%
    mutate( lx_padrao = 0 ) 

## nvs %>% View

for( i in 1:nrow(nvs) ) {
    ## nível médio (por seox) das tábuas de Coale & Demeny (para idades 1, 5, 20 e 45 -- conforme enunciado)
    nv <- floor( nvs[i,'nivel_medio'] )
    fator <- nvs[i,'fator_nivel_padrao']
    ## cálculo da esperança de vida ao nascer implícita
    ex <- dat_ex %>%
        filter(
            sexo == nvs[i, 'sexo'],
            idade == nvs[i, 'idade'],
            (ref == paste0('n',nv)) | (ref == paste0('n',nv+1))
        ) %>%
        pivot_wider(
            id_cols = c('sexo','idade'),
            names_from = ref,
            values_from = ex
        ) %>%
        rename( inf = 3, sup = 4 )
    nvs[i, 'e0_implicita'] <- ( ex[1,'sup'] - ex[1,'inf'] ) * fator + ex[1,'inf']
    ## cálculo da lx padrão
    lx <- nvs[i, c( paste0('n', nv), paste0('n', nv+1 )) ] %>% rename( inf = 1, sup = 2 )
    nvs[i, 'lx_padrao'] <- ( lx[1,'sup'] - lx[1,'inf'] ) * fator + lx[1,'inf']
}

## item 3(a)
nvs %>%
    select( sexo, idade, lx_PE2010, lx_padrao ) %>%
    pivot_longer(
        cols = 3:4,
        names_to = 'tabua',
        values_to = 'lx'
    ) %>%
    ggplot( aes( x = idade, y = lx, group = tabua, color = tabua ) ) +
    geom_line() +
    labs(
        x = 'idade',
        y = 'lx (radix = 1)',
        group = '',
        color = ''
    ) +
    theme(legend.position = "top", axis.text.x = element_text(angle = 90)) + 
    facet_wrap( ~sexo )

## item 3(b)
nvs %>%
    filter( idade %in% c('1-4','5-9','20-24','45-49') ) %>%
    group_by( sexo ) %>%
    summarise(
        e0_media = mean( e0_implicita )
    ) %>%
    left_join(
        tvpe2010 %>% filter( idade == '<1' ) %>% select( sexo, ex)
    )

## item 3(c)
